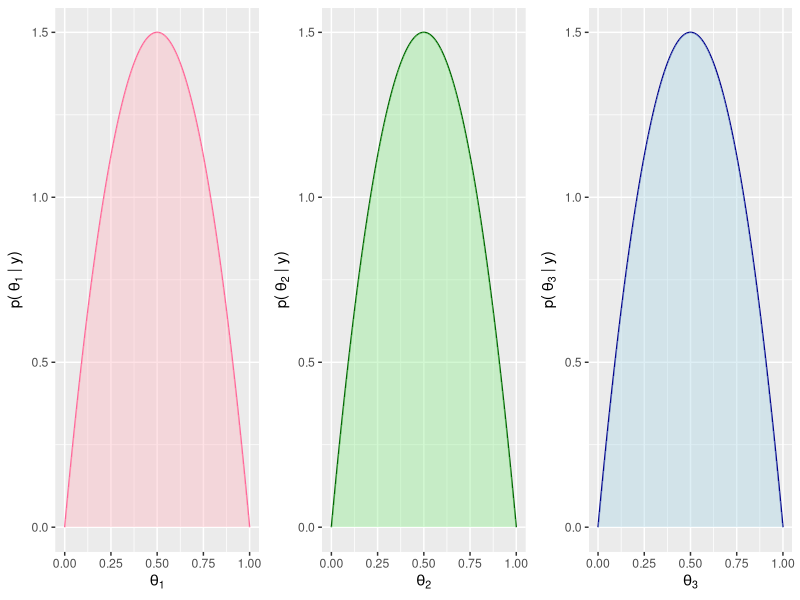
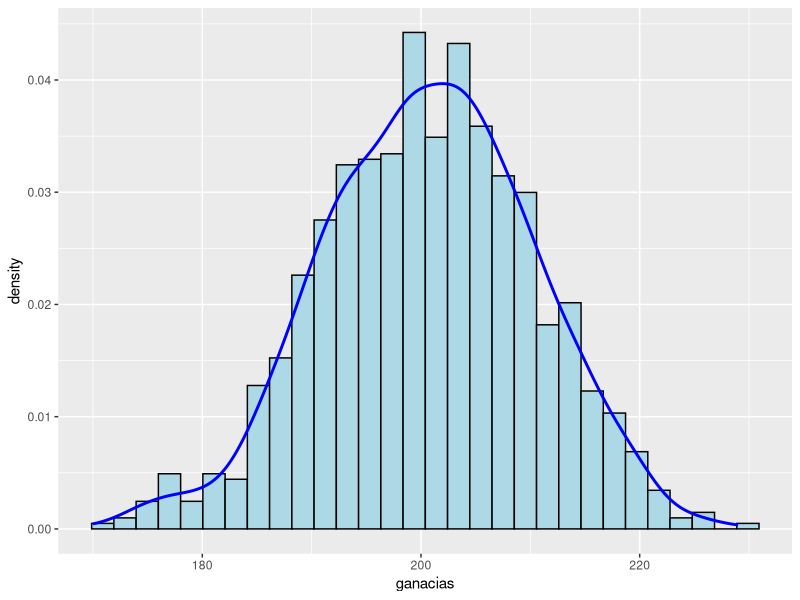
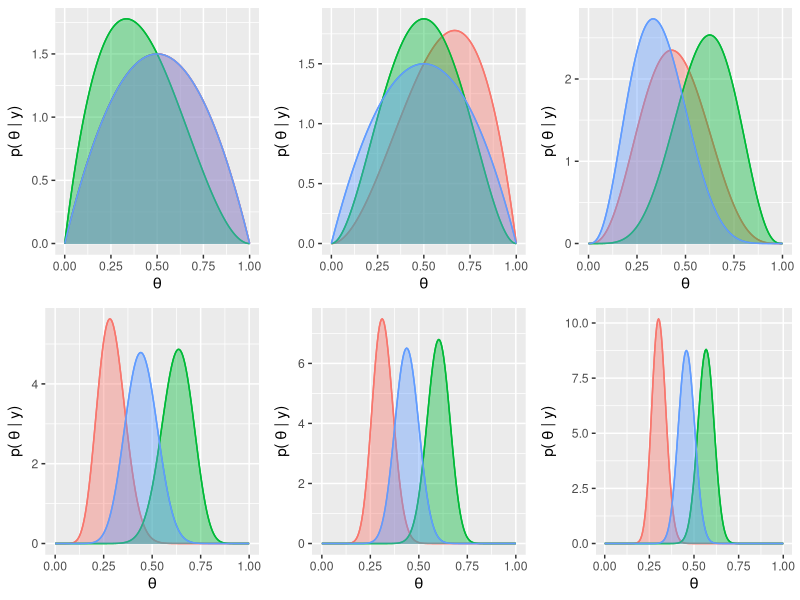
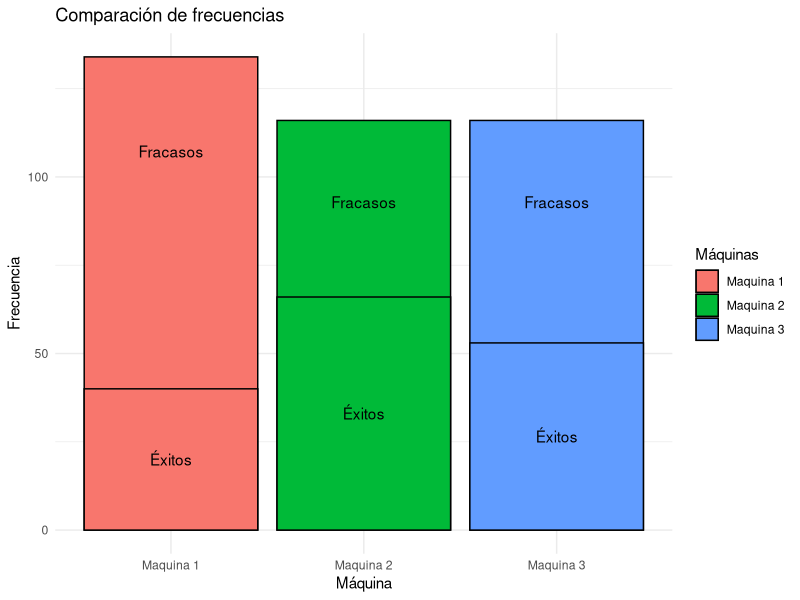
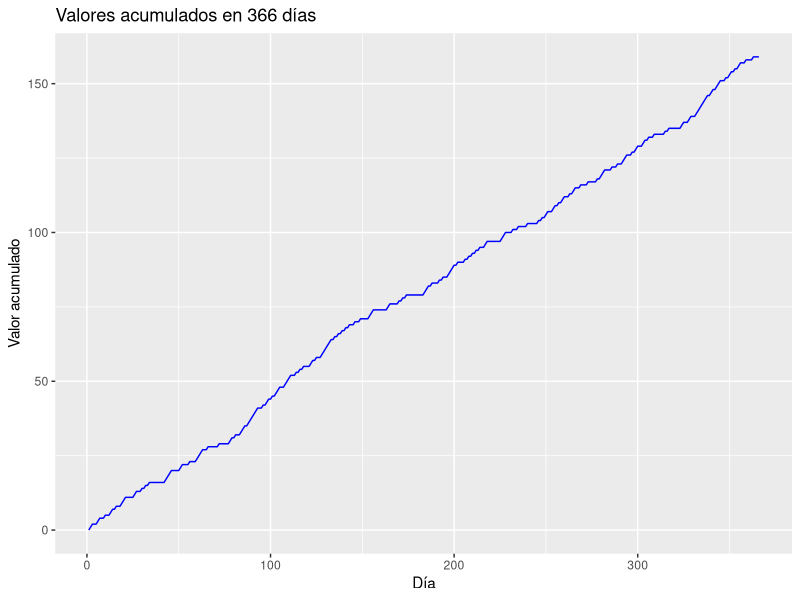
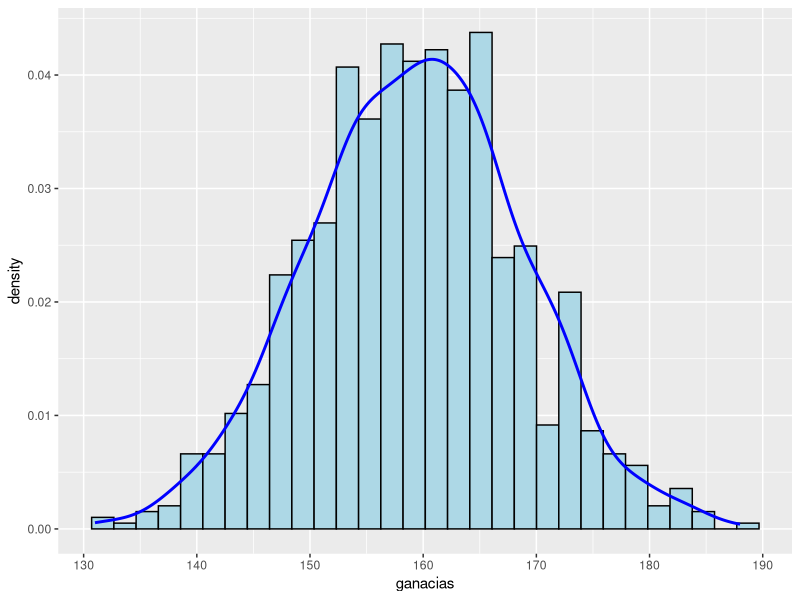
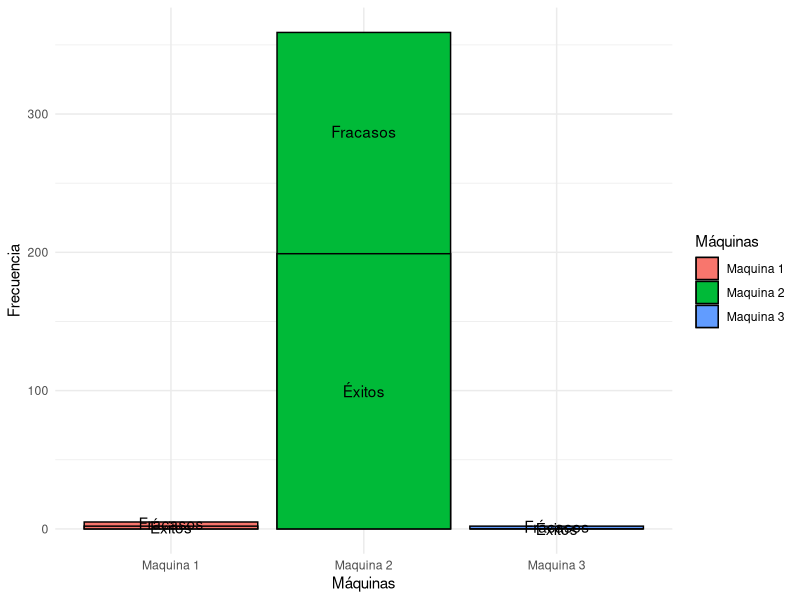
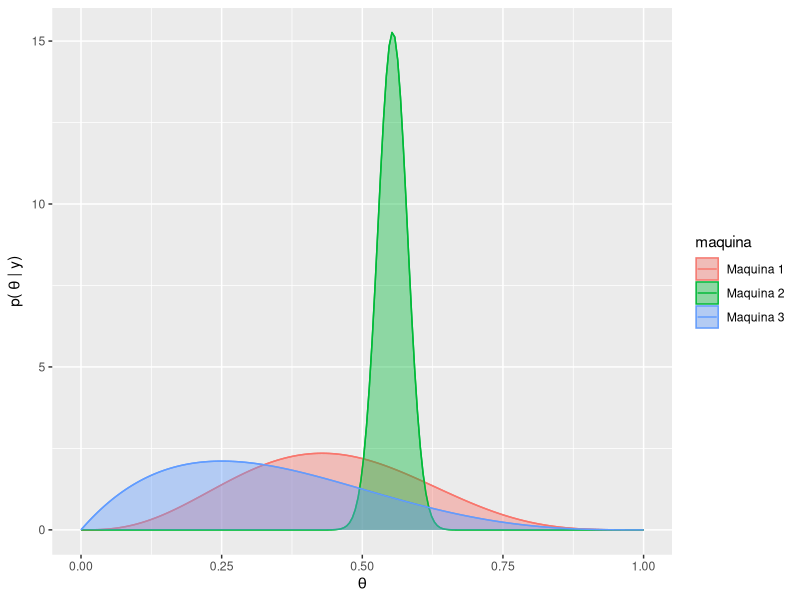

The R script that drew these images, in order: (Note: a time limit stopped this script after it produced the figures.)
## ---- chunk 1
# Carga de paquetes necesarios
library(ggplot2)
library(dplyr)
library(cowplot)
library(gridExtra)
library(ggplot2)
library(cowplot)
library(gridExtra)
set.seed(491)
n_simulaciones=1000

x <- seq(0, 1, length.out = 200)
prior1 <- dbeta(x, 2, 2)
prior2 <- dbeta(x, 2, 2)
prior3 <- dbeta(x, 2, 2)

g1<-ggplot(x = x, y = prior1)+
  aes(x = x, y = prior1)+
  geom_line( color = "#FF6699") +
  geom_area(fill = "lightpink", alpha = 0.4, position = "identity") +
  labs(x = bquote(theta[1]), y = expression("p(" ~ theta[1] ~ "| y)")) + 
  theme(legend.position = "none")

g2<-ggplot(x = x, y = prior2)+
  aes(x = x, y = prior2)+
  geom_line( color = "darkgreen") +
  geom_area(fill = "lightgreen", alpha = 0.4, position = "identity") +
  labs(x = bquote(theta[2]), y = expression("p(" ~ theta[2] ~ "| y)")) +
  theme(legend.position = "none")


g3<-ggplot(x = x, y = prior3)+
  aes(x = x, y = prior3)+
  geom_line( color = "darkblue") +
  geom_area(fill = "lightblue", alpha = 0.4, position = "identity") +
  labs(x = bquote(theta[3]), y = expression("p(" ~ theta[3] ~ "| y)")) +
  theme(legend.position = "none")

grid.arrange(g1, g2, g3, ncol = 3)
## ---- chunk 2
set.seed(491)
resultados=rbinom(n_simulaciones, 366, 0.55)
datos=data.frame(resultados)
summary(datos) # mejorar


ganacias_df <- data.frame(anios=1:n_simulaciones, ganacias=resultados)
r0<-ggplot(ganacias_df) +
      aes(x = ganacias) +
      geom_histogram(aes(y = ..density..), color = "black", fill = "lightblue", bins = 30) +
      geom_density(color = "blue", size = 1)
r0
## ---- chunk 3
# Funciones necesarias
graficar<-function(cont_tiradas, cont_exitos, wins, alphas, betas){
  df <- data.frame(maq = c("Maquina 1", "Maquina 2", "Maquina 3"),
                   freq = cont_tiradas,
                   exitos = cont_exitos,
                   fracasos = cont_tiradas - cont_exitos)
  g1<-ggplot(df, aes(x = maq, fill = maq)) +
    geom_bar(aes(y = freq ), stat = "identity", color = "black") +
    geom_bar(aes(y = exitos ), stat = "identity", color = "black") +
    geom_text(aes(y = exitos, label = "Éxitos"), position = position_stack(vjust = 0.5)) +
    geom_text(aes(y = freq, label = "Fracasos"), position = position_stack(vjust = 0.8)) +
    labs(x = "Máquinas",
         y = "Frecuencia") +
    theme_minimal() +
    guides(fill = guide_legend(title = "Máquinas"))
  
  
  # Crear el gráfico de ganancias
  df <- data.frame(dias = 1:366, wins=wins)
  g2<-ggplot(df, aes(x = dias, y = wins)) +
    geom_line(color = "blue")+
    labs(x = "Día",
         y = "Valor acumulado")
  
  # Crear el gráfico de postiriors
  x1=seq(0,1,length.out =200)
  posterior1=dbeta(x1,alphas[1],betas[1])
  posterior2=dbeta(x1,alphas[2],betas[2])
  posterior3=dbeta(x1,alphas[3],betas[3])
  
  df <- data.frame(
    theta = x1,
    posterior = rep(c(posterior1,posterior2, posterior3), time = 1),
    maquina = rep(c("Maquina 1", "Maquina 2", "Maquina 3"), each = length(x1))
  )
  
  g3<-ggplot(df)+
    aes(x = theta, y = posterior, color = maquina)+
    theme(legend.position = "right")+
    geom_line() +
    geom_area(aes(fill = maquina), alpha = 0.4, position = "identity") +
    labs(x = expression(theta), y = expression("p(" ~ theta ~ "| y)"))
print(g1)
print(g3)
print(g2)
}
## ---- chunk 4
al_azar <- function(lista1) {
  alphas <- lista1[[1]]
  betas <- lista1[[2]]
  tethas <- lista1[[3]]
  prior_df <- lista1[[4]]
  x1=seq(0,1,length.out =200)

  sample <- sample(1:length(alphas), 1)
  juego <- rbinom(1, 1, tethas[sample])
  alphas[sample] <- alphas[sample] + juego
  betas[sample] <- betas[sample] + 1 - juego
  
  postirior <- dbeta(x1, alphas[sample],  betas[sample])
  prior_df[, sample] <- postirior
  salida1_list <- list(alphas, betas, tethas, prior_df, sample, juego)
  return(salida1_list)
}
## ---- chunk 5
set.seed(491)
alphas<-c(2,2,2)
betas<-c(2,2,2)
tethas=c(0.3,0.55,0.45)

x1=seq(0,1,length.out =200)
prior_df <- data.frame(prior1=dbeta(x1,alphas[1],betas[1]), 
                       prior2=dbeta(x1,alphas[2],betas[2]), 
                       prior3=dbeta(x1,alphas[3],betas[3]))

wins=numeric(366)
cont_exitos= c(0,0,0)
cont_tiradas = c(0, 0, 0)
juego=0
sample=0
entrada1_list = list(alphas, betas, tethas, prior_df, sample, juego)
graf_list=list()

for (i in 1:366) {
  entrada1_list=al_azar(lista1=entrada1_list)
  sample <- entrada1_list[[5]]
  juego <- entrada1_list[[6]]
  cont_exitos[sample] <- cont_exitos[sample] + juego
  cont_tiradas[sample] <- cont_tiradas[sample] + 1
  prior_df <- entrada1_list[[4]]

  if(i==1){
    wins[i]=juego
  }else{
    wins[i]=wins[i-1]+juego
  }
  prior_df_largo <- data.frame(
    theta = x1,
    posterior = rep(c(prior_df$prior1, 
                      prior_df$prior2, 
                      prior_df$prior3), time = 1),
    maquina = rep(c("Maquina 1", "Maquina 2", "Maquina 3"), each = 200)
  )
  graf_list[[i]] <- ggplot(prior_df_largo)+
    aes(x = theta, y = posterior, color = maquina)+
    theme(legend.position = "none")+
    geom_line() +
    geom_area(aes(fill = maquina), alpha = 0.4, position = "identity") +
    labs(x = expression(theta), y = expression("p(" ~ theta ~ "| y)"))
}

grid.arrange(graf_list[[1]],graf_list[[3]],graf_list[[18]],
             graf_list[[100]],graf_list[[200]],graf_list[[366]],
             ncol = 3)


# Crear el gráfico de barras
df <- data.frame(maq = c("Maquina 1", "Maquina 2", "Maquina 3"),
                 freq = cont_tiradas,
                 exitos = cont_exitos,
                 fracasos = cont_tiradas - cont_exitos)
ggplot(df, aes(x = maq, fill = maq)) +
  geom_bar(aes(y = freq ), stat = "identity", color = "black") +
  geom_bar(aes(y = exitos ), stat = "identity", color = "black") +
  geom_text(aes(y = exitos, label = "Éxitos"), position = position_stack(vjust = 0.5)) +
  geom_text(aes(y = freq, label = "Fracasos"), position = position_stack(vjust = 0.8)) +
  labs(title = "Comparación de frecuencias",
       x = "Máquina",
       y = "Frecuencia") +
  theme_minimal() +
  guides(fill = guide_legend(title = "Máquinas"))


df <- data.frame(dias = 1:366, wins=wins)

# Crear el gráfico evolucion ganancia
ggplot(df, aes(x = dias, y = wins)) +
  geom_line(color = "blue")+
  labs(title = "Valores acumulados en 366 días",
       x = "Día",
       y = "Valor acumulado")

## ---- chunk 6
n_simulaciones = 1000
wins1_anio = numeric(n_simulaciones)

for (anio in 1:n_simulaciones) {
  alphas<-c(2,2,2)
  betas<-c(2,2,2)
  tethas=c(0.3,0.55,0.45)
  x1=seq(0,1,length.out =200)
  prior_df <- data.frame(prior1=dbeta(x1,alphas[1],betas[1]), 
                         prior2=dbeta(x1,alphas[2],betas[2]), 
                         prior3=dbeta(x1,alphas[3],betas[3]))
  wins=numeric(366)
  cont_exitos= c(0,0,0)
  cont_tiradas = c(0, 0, 0)
  juego=0
  sample=0
  entrada1_list = list(alphas, betas, tethas, prior_df, sample, juego)
  graf_list=list()
  
  for (i in 1:366) {
    entrada1_list=al_azar(lista1=entrada1_list)
    sample <- entrada1_list[[5]]
    juego <- entrada1_list[[6]]
    cont_exitos[sample] <- cont_exitos[sample] + juego
    cont_tiradas[sample] <- cont_tiradas[sample] + 1
    prior_df <- entrada1_list[[4]]
    
    if(i==1){
      wins[i]=juego
    }else{
      wins[i]=wins[i-1]+juego
    }
  }
  wins1_anio[anio] <- wins[366]
}

ganacias_df <- data.frame(anios=1:n_simulaciones, ganacias=wins1_anio)
r1<-ggplot(ganacias_df) +
      aes(x = ganacias) +
      geom_histogram(aes(y = ..density..), color = "black", fill = "lightblue", bins = 30) +
      geom_density(color = "blue", size = 1)
r1
print(paste("La ganancia media por año es ",mean(ganacias_df$ganacias),"unidades monetarias"))

## ---- chunk 7
greedy_tasa_obs<-function(lista2){
  fl_calentamiento <- lista2[[5]]
  t <- lista2[[2]]
  tethas <- lista2[[1]]
  if (fl_calentamiento){
    sample <- sample(1:3, 1)
  }
  else{
    sample <- order(t + runif(3,0.001, 0.009), decreasing = TRUE)[1]
  }
  juego <- rbinom(1, 1, tethas[sample])
  lista2_salida<-list(tethas, t, juego, sample, fl_calentamineto)
  return(lista2_salida)
}

## ---- chunk 8
# Defino variables necesarias
tethas=c(0.3,0.55,0.45)
t = c(0.5,0.5,0.5)
cont_exitos= c(0,0,0)
cont_tiradas = c(0, 0, 0)
juego=0
sample=0
fl_calentamineto=FALSE
wins=numeric(366)
lista2_entrada=list(tethas, t, juego, sample, fl_calentamineto)

for(i in 1:366){
  fl_calentamineto <- ifelse(i>10, FALSE, TRUE )

  lista2_entrada <- greedy_tasa_obs(lista2 = lista2_entrada)
  juego <- lista2_entrada[[3]]
  sample <- lista2_entrada[[4]]
  cont_exitos[sample] <- cont_exitos[sample] + juego
  cont_tiradas[sample] <- cont_tiradas[sample] + 1
  lista2_entrada[[2]][sample] <- cont_exitos[sample] / cont_tiradas[sample]
  if(i==1){
    wins[i]=juego
  }else{
    wins[i]=wins[i-1]+juego
  }
}

alphas <- c(2+cont_exitos[1], 2+cont_exitos[2], 2+cont_exitos[3])
betas <- c(2+cont_tiradas[1]-cont_exitos[1],
           2+cont_tiradas[2]-cont_exitos[2],
           2+cont_tiradas[3]-cont_exitos[3])
# Graficos
graficar(cont_tiradas, cont_exitos, wins, alphas, betas)
print(paste("La ganancia de este año es ",wins[366],"unidades monetarias"))
## ---- chunk 9
wins2_anio = numeric(n_simulaciones)

for (anio in 1:n_simulaciones) {
  # Definimos parametros
  tethas=c(0.3,0.55,0.45)
  t = c(0.5,0.5,0.5)
  cont_exitos= c(0,0,0)
  cont_tiradas = c(0, 0, 0)
  juego=0
  sample=0
  fl_calentamineto=TRUE
  wins=numeric(366)
  lista2_entrada=list(tethas, t, juego, sample, fl_calentamineto)
  #Simulamos anio
  for(i in 1:366){
    fl_calentamineto <- ifelse(i>10, FALSE, TRUE )
    
    lista2_entrada <- greedy_tasa_obs(lista2 = lista2_entrada)
    juego <- lista2_entrada[[3]]
    sample <- lista2_entrada[[4]]
    cont_exitos[sample] <- cont_exitos[sample] + juego
    cont_tiradas[sample] <- cont_tiradas[sample] + 1
    lista2_entrada[[2]][sample] <- cont_exitos[sample] / cont_tiradas[sample]
    if(i==1){
      wins[i]=juego
    }else{
      wins[i]=wins[i-1]+juego
    }
  }
  wins2_anio[anio] <- wins[366]
}

ganacias_df <- data.frame(anios=1:n_simulaciones, ganacias=wins2_anio)
r2<-ggplot(ganacias_df) +
      aes(x = ganacias) +
      geom_histogram(aes(y = ..density..), color = "black", fill = "lightblue", bins = 30) +
      geom_density(color = "blue", size = 1)
r2
mean(ganacias_df$wins)
## ---- chunk 10
greedy_prob_posterior<-function(lista3){
  tethas <- lista3[[1]]
  alphas <- lista3[[2]]
  betas <- lista3[[3]]
  
  esperanzas = c(alphas[1]/(alphas[1]+betas[1]),
                alphas[2]/(alphas[2]+betas[2]),
                alphas[3]/(alphas[3]+betas[3]))
  #print(esperanzas)
  sample <- order(esperanzas + runif(3,0.001, 0.009)  , decreasing = TRUE)[1]
  juego <- rbinom(1, 1, tethas[sample])
  alphas[sample] <- alphas[sample] + juego
  betas[sample] <- betas[sample] + 1 - juego
  
  lista3_salida<-list(tethas, alphas, betas, juego, sample)
  return(lista3_salida)
}
## ---- chunk 11
# Defino variables necesarias
set.seed(492)
tethas=c(0.3,0.55,0.45)
alphas<-c(2,2,2)
betas<-c(2,2,2)
juego=0
sample=0
cont_exitos= c(0,0,0) 
cont_tiradas = c(0, 0, 0)

wins=numeric(366)
lista3_entrada=list(tethas, alphas, betas, juego, sample)

for(i in 1:366){
  lista3_entrada <- greedy_prob_posterior(lista3 = lista3_entrada)
  juego <- lista3_entrada[[4]]
  alphas <- lista3_entrada[[2]]
  betas <- lista3_entrada[[3]]
  sample <- lista3_entrada[[5]]
  cont_exitos[sample] = cont_exitos[sample] + juego 
  cont_tiradas[sample] = cont_tiradas[sample] + 1
  if(i==1){
    wins[i]=juego
  }else{
    wins[i]=wins[i-1]+juego
  }
}
alphas <- lista3_entrada[[2]]
betas<- lista3_entrada[[3]]
# Graficos
graficar(cont_tiradas, cont_exitos, wins, alphas, betas)
print(paste("La ganancia de este año es ",wins[366],"unidades monetarias"))
## ---- chunk 12
wins3_anio=numeric(n_simulaciones)
for (anio in 1:n_simulaciones) {
  # Defino variables necesarias
  tethas=c(0.3,0.55,0.45)
  alphas<-c(2,2,2)
  betas<-c(2,2,2)
  juego=0
  sample=0
  cont_exitos= c(0,0,0) 
  cont_tiradas = c(0, 0, 0)
  
  wins=numeric(366)
  lista3_entrada=list(tethas, alphas, betas, juego, sample)
  
  for(i in 1:366){
    lista3_entrada <- greedy_prob_posterior(lista3 = lista3_entrada)
    juego <- lista3_entrada[[4]]
    alphas <- lista3_entrada[[2]]
    betas <- lista3_entrada[[3]]
    sample <- lista3_entrada[[5]]
    cont_exitos[sample] = cont_exitos[sample] + juego 
    cont_tiradas[sample] = cont_tiradas[sample] + 1
    if(i==1){
      wins[i]=juego
    }else{
      wins[i]=wins[i-1]+juego
    }
  }
  wins3_anio[anio]<-wins[366]
}

ganancia_df <- data.frame(wins = wins3_anio)
r3<-ggplot(ganancia_df) +
      aes(x = wins) +
      geom_histogram(aes(y = ..density..), color = "black", fill = "lightblue", bins = 30) +
      geom_density(color = "blue", size = 1)
r3
mean(mean(ganancia_df$wins))
## ---- chunk 13
mean(ganancia_df$wins)
## ---- chunk 14
set.seed(412)
e_greedy_tasa_obs<-function(lista4){
  e<-lista4[[3]]
  explote<-runif(1)
  lista4[[6]] = 0
  lista4[[7]] = 0
  if(explote<=1-e){#Elige el mejor
    lista4[[7]] = 1 # exploto
    sample <-  order(t + runif(3,0.001, 0.009), decreasing = TRUE)[1]
  }else{#Elige aleatoriamente 
    lista4[[6]] = 1 # exploro
    sample <-  as.numeric(sample(1:3, 1))
  }

  juego <- rbinom(1, 1, tethas[sample])
  lista4_salida<-list(tethas, t, e, juego, sample, lista4[[6]], lista4[[7]])
  return(lista4_salida)
}
## ---- chunk 15
e_greedy_tasa_obs<-function(lista4){
  e<-lista4[[3]]
  explote<-runif(1)
  lista4[[6]] = 0
  lista4[[7]] = 0
  if(explote<=1-e){#Elige el mejor
    lista4[[7]] = 1 # exploto
    sample <-  order(t + runif(3,0.001, 0.009), decreasing = TRUE)[1]
  }else{#Elige aleatoriamente 
    lista4[[6]] = 1 # exploro
    sample <-  as.numeric(sample(1:3, 1))
  }


  juego <- rbinom(1, 1, tethas[sample])
  lista4_salida<-list(tethas, t, e, juego, sample, lista4[[6]], lista4[[7]])
  return(lista4_salida)
}
## ---- chunk 16
############# e = 0.2 ######################
e=0.2
# Defino variables necesarias
tethas=c(0.3,0.55,0.45)
t = c(0.5,0.5,0.5)
cont_exitos= c(0,0,0) 
cont_tiradas = c(0, 0, 0)
juego=0
sample=0
exploro=0
exploto=0
wins=numeric(366)
lista4_entrada=list(tethas, t, e, juego, sample, exploro, exploto)

for(i in 1:366){
  lista4_entrada <- e_greedy_tasa_obs(lista4 = lista4_entrada)
  juego <- lista4_entrada[[4]]
  sample <- lista4_entrada[[5]]
  exploro <- exploro + lista4_entrada[[6]]
  exploto <- exploto + lista4_entrada[[7]]
  cont_exitos[sample] <- cont_exitos[sample] + juego
  cont_tiradas[sample] <- cont_tiradas[sample] + 1
  lista4_entrada[[2]][sample] <- cont_exitos[sample] / cont_tiradas[sample]
  if(i==1){
    wins[i]=juego
  }else{
    wins[i]=wins[i-1]+juego
  }
}
alphas <- c(2+cont_exitos[1], 2+cont_exitos[2], 2+cont_exitos[3])
betas <- c(2+cont_tiradas[1]-cont_exitos[1],
           2+cont_tiradas[2]-cont_exitos[2],
           2+cont_tiradas[3]-cont_exitos[3])

# Graficos
graficar(cont_tiradas, cont_exitos, wins, alphas, betas)
## ---- chunk 17
set.seed(491)
e=0.05
# Defino variables necesarias
tethas=c(0.3,0.55,0.45)
t = c(0.5,0.5,0.5)
cont_exitos= c(0,0,0) 
cont_tiradas = c(0, 0, 0)
juego=0
sample=0
exploro=0
exploto=0
wins=numeric(366)
lista4_entrada=list(tethas, t, e, juego, sample, exploro, exploto)
## ---- chunk 18
for(i in 1:366){
  lista4_entrada <- e_greedy_tasa_obs(lista4 = lista4_entrada)
  juego <- lista4_entrada[[4]]
  sample <- lista4_entrada[[5]]
  exploro <- exploro + lista4_entrada[[6]]
  exploto <- exploto + lista4_entrada[[7]]
  cont_exitos[sample] <- cont_exitos[sample] + juego
  cont_tiradas[sample] <- cont_tiradas[sample] + 1
  lista4_entrada[[2]][sample] <- cont_exitos[sample] / cont_tiradas[sample]
  if(i==1){
    wins[i]=juego
  }else{
    wins[i]=wins[i-1]+juego
  }
}
alphas <- c(2+cont_exitos[1], 2+cont_exitos[2], 2+cont_exitos[3])
betas <- c(2+cont_tiradas[1]-cont_exitos[1],
           2+cont_tiradas[2]-cont_exitos[2],
           2+cont_tiradas[3]-cont_exitos[3])

# Graficos
graficar(cont_tiradas, cont_exitos, wins, alphas, betas)
print(paste("La ganancia de este año es ",wins[366],"unidades monetarias"))

## ---- chunk 19
###### 3 e distintos
graf_list <- list()
j=1
for (e in c(0.05, 0.2, 0.4)){
  wins4_anio=numeric(n_simulaciones)
  for (anio in 1:n_simulaciones) {
    # Defino variables necesarias
    tethas=c(0.3,0.55,0.45)
    t = c(0.5,0.5,0.5)
    cont_exitos= c(0,0,0) 
    cont_tiradas = c(0, 0, 0)
    juego=0
    sample=0
    exploro=0
    exploto=0
    
    wins=numeric(366)
    lista4_entrada=list(tethas, t, e, juego, sample, exploro, exploto)
    
    for(i in 1:366){
      lista4_entrada <- e_greedy_tasa_obs(lista4 = lista4_entrada)
      juego <- lista4_entrada[[4]]
      sample <- lista4_entrada[[5]]
      exploro <- exploro + lista4_entrada[[6]]
      exploto <- exploto + lista4_entrada[[7]]
      cont_exitos[sample] <- cont_exitos[sample] + juego
      cont_tiradas[sample] <- cont_tiradas[sample] + 1
      lista4_entrada[[2]][sample] <- cont_exitos[sample] / cont_tiradas[sample]
      if(i==1){
        wins[i]=juego
      }else{
        wins[i]=wins[i-1]+juego
      }
    }
    wins4_anio[anio]<-wins[366]
  }
  
  ganancia_df <- data.frame(wins = wins4_anio)
  graf_list[[j]] <-ggplot(ganancia_df) + #Reemplazar por boxplots
        aes(x = wins) +
        geom_histogram(aes(y = ..density..), color = "black", fill = "lightblue", bins = 30) +
        geom_density(color = "blue", size = 1)
  print(paste(mean(ganancia_df$wins)))
  j=j+1
}

r4<-grid.arrange(graf_list[[1]],graf_list[[2]],graf_list[[3]],ncol=1)
r4

## ---- chunk 20
set.seed(491)
# Función softmax
softmax= function(tau,pi){
  pr_soft1 = exp(pi[1]/tau)/sum(exp(pi/tau))
  pr_soft2 = exp(pi[2]/tau)/sum(exp(pi/tau))
  pr_soft3 = exp(pi[3]/tau)/sum(exp(pi/tau))
  pr_soft = c(pr_soft1,pr_soft2,pr_soft3)
  return(pr_soft)
}

#Función para una tirada
tirada_softmax <- function(lista5){
  alphas <- lista5[[1]]
  betas <- lista5[[2]]
  tethas <- lista5[[3]]
  pi <- lista5[[4]]
  tau=0.1
  
  sample <- sample(1:3,1,prob=softmax(tau,pi))
  
  juego <- rbinom(1, 1, tethas[sample])
  alphas[sample] <- alphas[sample] + juego
  betas[sample] <- betas[sample] + 1 - juego
  
  lista5_salida<-list(alphas, betas, tethas,pi, juego,  sample)
  return(lista5_salida)
}
## ---- chunk 21
# Defino variables necesarias
tethas=c(0.3,0.55,0.45)
alphas<-c(2,2,2)
betas<-c(2,2,2)
pi <- c(0.5,0.5,0.5)
cont_exitos= c(0,0,0) 
cont_tiradas = c(0, 0, 0)

wins=numeric(366)
lista5_entrada=list(alphas,betas, tethas,pi)

for(i in 1:366){
  lista5_entrada <- tirada_softmax(lista5_entrada)
  juego <- lista5_entrada[[5]]
  alphas <- lista5_entrada[[1]]
  betas <- lista5_entrada[[2]]
  sample <- lista5_entrada[[6]]
  cont_exitos[sample] = cont_exitos[sample] + juego 
  cont_tiradas[sample] = cont_tiradas[sample] + 1
  lista5_entrada[[4]][sample] <- cont_exitos[sample] / cont_tiradas[sample]
  if(i==1){
    wins[i]=juego
  }else{
    wins[i]=wins[i-1]+juego
  }
}

#Gráficos
graficar(cont_tiradas, cont_exitos, wins, alphas, betas)
## ---- chunk 22
n_simulaciones=1000

wins5_anio=numeric(n_simulaciones)
for (anio in 1:n_simulaciones) {
  # Defino variables necesarias
  tethas=c(0.3,0.55,0.45)
  alphas<-c(2,2,2)
  betas<-c(2,2,2)
  pi <- c(0.5,0.5,0.5)
  cont_exitos= c(0,0,0) 
  cont_tiradas = c(0, 0, 0)
  
  wins=numeric(366)
  lista5_entrada=list(alphas,betas, tethas,pi)
  
  for(i in 1:366){
    lista5_entrada <- tirada_softmax(lista5_entrada)
    juego <- lista5_entrada[[5]]
    alphas <- lista5_entrada[[1]]
    betas <- lista5_entrada[[2]]
    sample <- lista5_entrada[[6]]
    cont_exitos[sample] = cont_exitos[sample] + juego 
    cont_tiradas[sample] = cont_tiradas[sample] + 1
    lista5_entrada[[4]][sample] <- cont_exitos[sample] / cont_tiradas[sample]
    if(i==1){
      wins[i]=juego
    }else{
      wins[i]=wins[i-1]+juego
    }
  }
  wins5_anio[anio]<-wins[366]
}

ganancia_df <- data.frame(wins = wins5_anio)
r5<-ggplot(ganancia_df) +
      aes(x = wins) +
      geom_histogram(aes(y = ..density..), color = "black", fill = "lightblue", bins = 30) +
      geom_density(color = "blue", size = 1)
r5
## ---- chunk 23
quantile(ganancia_df$wins,0.05)
mean(ganancia_df$wins)
## ---- chunk 24
upper_bound <- function(lista6){
  tethas <- lista6[[1]]
  alphas <- lista6[[2]]
  betas <- lista6[[3]]
  
  UCB <- c(qbeta(0.95, alphas[1], betas[1]), 
           qbeta(0.95, alphas[2], betas[2]), 
           qbeta(0.95, alphas[3], betas[3]))
  sample <- order(UCB + runif(3, 0.001, 0.009), decreasing = TRUE)[1]
  juego <- rbinom(1, 1, tethas[sample])
  alphas[sample] <- alphas[sample] + juego
  betas[sample] <- betas[sample] + 1 - juego
  
  lista6_salida<-list(tethas, alphas, betas, UCB, juego, sample, cont_exitos, cont_tiradas)
  return(lista6_salida)
}
## ---- chunk 25
# Defino variables necesarias
tethas=c(0.3,0.55,0.45)
cont_exitos= c(0,0,0) 
cont_tiradas = c(0, 0, 0)
juego=0
UCB <- c(0, 0, 0)
alphas <- c(2, 2, 2)
betas <- c(2, 2, 2)
wins <- c(0, 0, 0)
lista6_entrada <- list(tethas, alphas, betas, UCB, juego, sample, cont_exitos, cont_tiradas)

for(i in 1:366){
  lista6_entrada <- upper_bound(lista6 = lista6_entrada)
  juego <- lista6_entrada[[5]]
  alphas <- lista6_entrada[[2]]
  betas <- lista6_entrada[[3]]
  sample <- lista6_entrada[[6]]
  cont_exitos <- lista6_entrada[[7]]
  cont_tiradas <- lista6_entrada[[8]]
  cont_exitos[sample] = cont_exitos[sample] + juego 
  cont_tiradas[sample] = cont_tiradas[sample] + 1
  if(i==1){
    wins[i]=juego
  }else{
    wins[i]=wins[i-1]+juego
  }
}

#Graficos
graficar(cont_tiradas, cont_exitos, wins, alphas, betas)

## ---- chunk 26
wins6_anio=numeric(n_simulaciones)
for (anio in 1:n_simulaciones) {
  # Defino variables necesarias
  tethas=c(0.3,0.55,0.45)
  alphas<-c(2,2,2)
  betas<-c(2,2,2)
  juego=0
  sample=0
  cont_exitos= c(0,0,0) 
  cont_tiradas = c(0, 0, 0)
  
  wins=numeric(366)
  lista6_entrada <- list(tethas, alphas, betas, UCB, juego, sample, cont_exitos, cont_tiradas)
  
  for(i in 1:366){
    lista6_entrada <- upper_bound(lista6 = lista6_entrada)
    juego <- lista6_entrada[[5]]
    alphas <- lista6_entrada[[2]]
    betas <- lista6_entrada[[3]]
    sample <- lista6_entrada[[6]]
    cont_exitos <- lista6_entrada[[7]]
    cont_tiradas <- lista6_entrada[[8]]
    cont_exitos[sample] = cont_exitos[sample] + juego 
    cont_tiradas[sample] = cont_tiradas[sample] + 1
    if(i==1){
      wins[i]=juego
    }else{
      wins[i]=wins[i-1]+juego
    }
  }
  wins6_anio[anio]<-wins[366]
}

ganancia_df <- data.frame(wins = wins6_anio)
r6<-ggplot(ganancia_df) +
      aes(x = wins) +
      geom_histogram(aes(y = ..density..), color = "black", fill = "lightblue", bins = 30) +
      geom_density(color = "blue", size = 1)
r6
## ---- chunk 27
quantile(ganancia_df$wins, c(0.02,0.95))
mean(ganancia_df$wins)
median(ganancia_df$wins)
## ---- chunk 28
thompson_sampling <- function(lista7){
  alphas <- lista7[[1]]
  betas <- lista7[[2]]
  tethas <- lista7[[3]]
  muestra<- c(rbeta(1,alphas[1],betas[1]), 
               rbeta(1,alphas[2],betas[2]), 
               rbeta(1,alphas[3],betas[3]))
  #print(muestra)
  sample <- order(muestra, decreasing = TRUE)[1]
  juego <- rbinom(1, 1, tethas[sample])
  alphas[sample] <- alphas[sample] + juego
  betas[sample] <- betas[sample] + 1 - juego
  
  lista7_salida<-list(alphas, betas, tethas,  muestra, juego,  sample)
  return(lista7_salida)
}
## ---- chunk 29
# Defino variables necesarias
alphas<-c(2,2,2)
betas<-c(2,2,2)
tethas=c(0.3,0.55,0.45)
wins=numeric(366)
cont_exitos= c(0,0,0)
cont_tiradas = c(0, 0, 0)
juego=0
sample=0
muestra=c()

lista7_entrada<-list(alphas, betas, tethas,  muestra, juego,  sample)

for(i in 1:366){
  lista7_entrada <- thompson_sampling( lista7_entrada )
  juego <- lista7_entrada[[5]]
  sample <- lista7_entrada[[6]]
  cont_exitos[sample] <- cont_exitos[sample] + juego
  cont_tiradas[sample] <- cont_tiradas[sample] + 1

  if(i==1){
    wins[i]=juego
  }else{
    wins[i]=wins[i-1]+juego
  }
}
alphas <- lista7_entrada[[1]]
betas <- lista7_entrada[[2]]
# Graficar
graficar(cont_tiradas, cont_exitos, wins, alphas, betas)

## ---- chunk 30
wins7_anio=numeric(n_simulaciones)
for (anio in 1:n_simulaciones) {
  alphas<-c(2,2,2)
  betas<-c(2,2,2)
  tethas=c(0.3,0.55,0.45)
  wins=numeric(366)
  cont_exitos= c(0,0,0)
  cont_tiradas = c(0, 0, 0)
  juego=0
  sample=0
  muestra=c()
  
  lista7_entrada<-list(alphas, betas, tethas,  muestra, juego,  sample)
  
  for(i in 1:366){
    lista7_entrada <- thompson_sampling( lista7_entrada )
    juego <- lista7_entrada[[5]]
    sample <- lista7_entrada[[6]]
    cont_exitos[sample] <- cont_exitos[sample] + juego
    cont_tiradas[sample] <- cont_tiradas[sample] + 1
    
    if(i==1){
      wins[i]=juego
    }else{
      wins[i]=wins[i-1]+juego
    }
  }
  wins7_anio[anio]<-wins[366]
}

ganancia_df <- data.frame(wins = wins7_anio)
r7<- ggplot(ganancia_df) +
        aes(x = wins) +
        geom_histogram(aes(y = ..density..), color = "black", fill = "lightblue", bins = 30) +
        geom_density(color = "blue", size = 1)
r7
## ---- chunk 31
r0
## ---- chunk 32
r1
## ---- chunk 33
r2
## ---- chunk 34
r3
## ---- chunk 35
r4
## ---- chunk 36
r5
## ---- chunk 37
r6
## ---- chunk 38
r7
